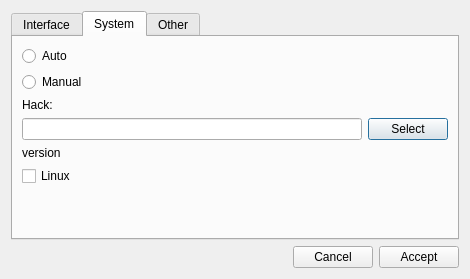
<?xml version="1.0" encoding="UTF-8"?>
<ui version="4.0">
 <class>PreferencesDialog</class>
 <widget class="QDialog" name="PreferencesDialog">
  <property name="geometry">
   <rect>
    <x>0</x>
    <y>0</y>
    <width>470</width>
    <height>279</height>
   </rect>
  </property>
  <property name="windowTitle">
   <string>Preferences</string>
  </property>
  <layout class="QVBoxLayout" name="verticalLayout_2">
   <item>
    <widget class="QTabWidget" name="tabWidget">
     <property name="tabShape">
      <enum>QTabWidget::Rounded</enum>
     </property>
     <property name="currentIndex">
      <number>1</number>
     </property>
     <property name="tabsClosable">
      <bool>false</bool>
     </property>
     <widget class="QWidget" name="tabInterface">
      <attribute name="title">
       <string>Interface</string>
      </attribute>
      <layout class="QHBoxLayout" name="horizontalLayout_2">
       <item>
        <layout class="QVBoxLayout" name="verticalLayout">
         <item>
          <widget class="QLabel" name="langLabel">
           <property name="text">
            <string>Language:</string>
           </property>
          </widget>
         </item>
         <item>
          <widget class="QComboBox" name="langComboBox"/>
         </item>
         <item>
          <spacer name="verticalSpacer">
           <property name="orientation">
            <enum>Qt::Vertical</enum>
           </property>
           <property name="sizeHint" stdset="0">
            <size>
             <width>20</width>
             <height>40</height>
            </size>
           </property>
          </spacer>
         </item>
        </layout>
       </item>
      </layout>
     </widget>
     <widget class="QWidget" name="tabSystem">
      <attribute name="title">
       <string>System</string>
      </attribute>
      <layout class="QVBoxLayout" name="verticalLayout_4">
       <item>
        <widget class="QRadioButton" name="radioButton">
         <property name="text">
          <string>Auto</string>
         </property>
        </widget>
       </item>
       <item>
        <widget class="QRadioButton" name="radioButton_2">
         <property name="text">
          <string>Manual</string>
         </property>
        </widget>
       </item>
       <item>
        <layout class="QVBoxLayout" name="verticalLayout_3">
         <item>
          <widget class="QLabel" name="hackLabel">
           <property name="text">
            <string>Hack:</string>
           </property>
          </widget>
         </item>
         <item>
          <layout class="QHBoxLayout" name="horizontalLayout_4">
           <item>
            <widget class="QLineEdit" name="hackEntry"/>
           </item>
           <item>
            <widget class="QPushButton" name="selectButton">
             <property name="text">
              <string>Select</string>
             </property>
            </widget>
           </item>
          </layout>
         </item>
         <item>
          <widget class="QLabel" name="versionLabel">
           <property name="text">
            <string>version</string>
           </property>
          </widget>
         </item>
        </layout>
       </item>
       <item>
        <widget class="QCheckBox" name="checkBox">
         <property name="text">
          <string>Linux</string>
         </property>
        </widget>
       </item>
       <item>
        <spacer name="verticalSpacer_2">
         <property name="orientation">
          <enum>Qt::Vertical</enum>
         </property>
         <property name="sizeHint" stdset="0">
          <size>
           <width>20</width>
           <height>40</height>
          </size>
         </property>
        </spacer>
       </item>
      </layout>
     </widget>
     <widget class="QWidget" name="tabOther">
      <attribute name="title">
       <string>Other</string>
      </attribute>
      <layout class="QHBoxLayout" name="horizontalLayout"/>
     </widget>
    </widget>
   </item>
   <item>
    <layout class="QHBoxLayout" name="horizontalLayout_3">
     <item>
      <spacer name="horizontalSpacer">
       <property name="orientation">
        <enum>Qt::Horizontal</enum>
       </property>
       <property name="sizeHint" stdset="0">
        <size>
         <width>40</width>
         <height>20</height>
        </size>
       </property>
      </spacer>
     </item>
     <item>
      <widget class="QPushButton" name="cancelButton">
       <property name="text">
        <string>Cancel</string>
       </property>
      </widget>
     </item>
     <item>
      <widget class="QPushButton" name="acceptButton">
       <property name="text">
        <string>Accept</string>
       </property>
      </widget>
     </item>
    </layout>
   </item>
  </layout>
 </widget>
 <resources/>
 <connections/>
</ui>
